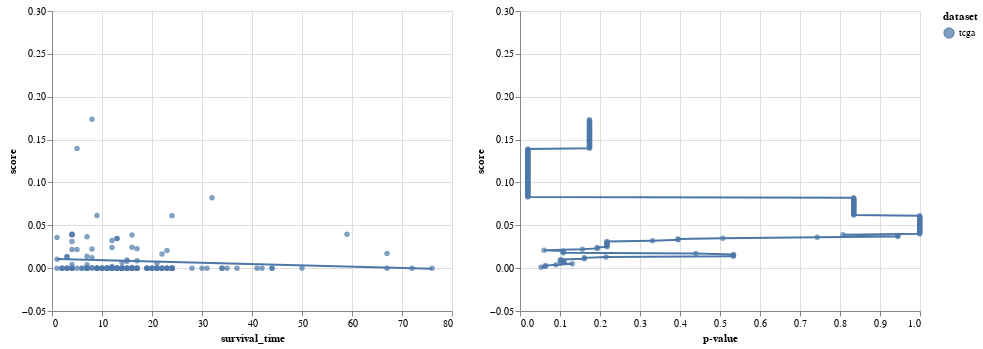

This figure's notebook cell:
### Code cell
t = clinical_df.copy()
t = t[t['dataset']=='tcga']
# t = t.loc[[s for s in t.index if s != 'SA411841']]
t = t[['survival_time', 'sample_id', 'score', 'dataset', 'status']]

c1 = marked_survival_chart(t, 'score', interval=np.asarray(range(0, 300, 1)) / 1000.)

c2 = alt.Chart(t).mark_circle().encode(
    y='score',
    x='survival_time',
    color='dataset',
    tooltip=['sample_id']
)
c2 = c2 + c2.transform_regression('survival_time', 'score', groupby=['dataset']).mark_line()


(c2 | c1).resolve_scale(y='shared')

### Figure 1 — Vega-Lite specification as saved in the notebook (floating-point values rounded to 4 significant figures; data arrays with more than 128 entries replaced by an {"elided": "..."} marker saying what was removed)
{"config": {"view": {"continuousWidth": 400, "continuousHeight": 300}}, "hconcat": [{"layer": [{"mark": "circle", "encoding": {"color": {"type": "nominal", "field": "dataset"}, "tooltip": [{"type": "nominal", "field": "sample_id"}], "x": {"type": "quantitative", "field": "survival_time"}, "y": {"type": "quantitative", "field": "score"}}}, {"mark": "line", "encoding": {"color": {"type": "nominal", "field": "dataset"}, "tooltip": [{"type": "nominal", "field": "sample_id"}], "x": {"type": "quantitative", "field": "survival_time"}, "y": {"type": "quantitative", "field": "score"}}, "transform": [{"on": "survival_time", "regression": "score", "groupby": ["dataset"]}]}], "data": {"name": "data-027f141ccb6b056e254a8a3b4bee74d0"}}, {"layer": [{"mark": "line", "encoding": {"order": {"type": "quantitative", "field": "score"}, "x": {"type": "quantitative", "field": "p-value"}, "y": {"type": "quantitative", "field": "score"}}}, {"mark": "circle", "encoding": {"tooltip": [{"type": "quantitative", "field": "p-value"}, {"type": "quantitative", "field": "score"}], "x": {"type": "quantitative", "field": "p-value"}, "y": {"type": "quantitative", "field": "score"}}}], "data": {"name": "data-05f0a64b0bdd10b39df5a22eca5588de"}}], "resolve": {"scale": {"y": "shared"}}, "$schema": "https://vega.github.io/schema/vega-lite/v4.8.1.json", "datasets": {"data-027f141ccb6b056e254a8a3b4bee74d0": {"elided": "149 records"}, "data-05f0a64b0bdd10b39df5a22eca5588de": {"elided": "300 records"}}}
